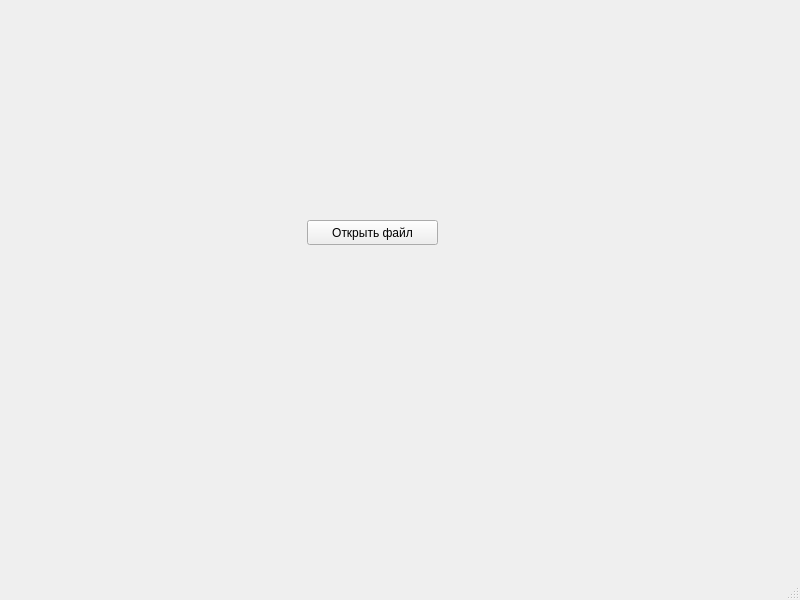
<?xml version="1.0" encoding="UTF-8"?>
<ui version="4.0">
 <class>MainWindow</class>
 <widget class="QMainWindow" name="MainWindow">
  <property name="geometry">
   <rect>
    <x>0</x>
    <y>0</y>
    <width>800</width>
    <height>600</height>
   </rect>
  </property>
  <property name="windowTitle">
   <string>MainWindow</string>
  </property>
  <widget class="QWidget" name="centralwidget">
   <widget class="QPushButton" name="pushButton">
    <property name="geometry">
     <rect>
      <x>307</x>
      <y>220</y>
      <width>131</width>
      <height>25</height>
     </rect>
    </property>
    <property name="text">
     <string>Открыть файл</string>
    </property>
   </widget>
   <widget class="QLabel" name="label_files">
    <property name="geometry">
     <rect>
      <x>310</x>
      <y>270</y>
      <width>301</width>
      <height>16</height>
     </rect>
    </property>
    <property name="text">
     <string/>
    </property>
   </widget>
   <widget class="QLabel" name="label_sf">
    <property name="geometry">
     <rect>
      <x>310</x>
      <y>310</y>
      <width>301</width>
      <height>20</height>
     </rect>
    </property>
    <property name="text">
     <string/>
    </property>
   </widget>
   <widget class="QLabel" name="label_n">
    <property name="geometry">
     <rect>
      <x>320</x>
      <y>400</y>
      <width>291</width>
      <height>17</height>
     </rect>
    </property>
    <property name="text">
     <string/>
    </property>
   </widget>
  </widget>
  <widget class="QMenuBar" name="menubar">
   <property name="geometry">
    <rect>
     <x>0</x>
     <y>0</y>
     <width>800</width>
     <height>22</height>
    </rect>
   </property>
  </widget>
  <widget class="QStatusBar" name="statusbar"/>
 </widget>
 <resources/>
 <connections/>
</ui>
